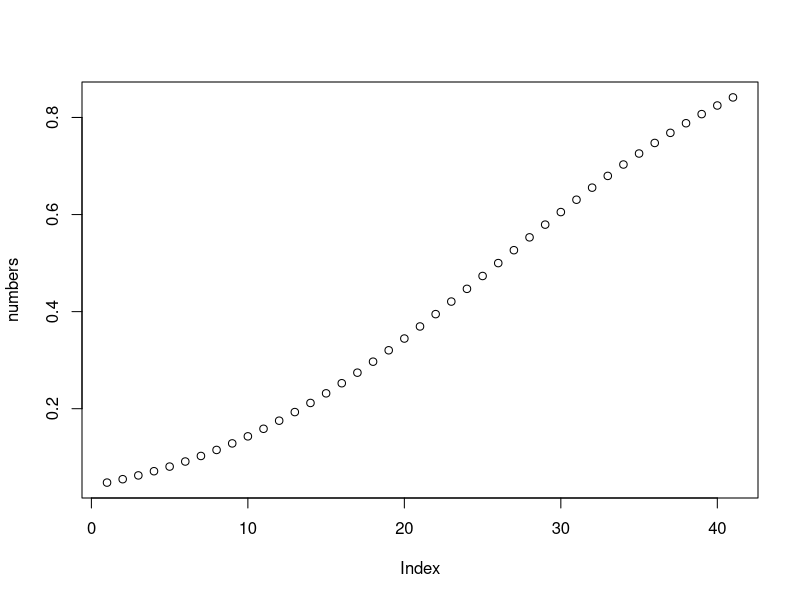
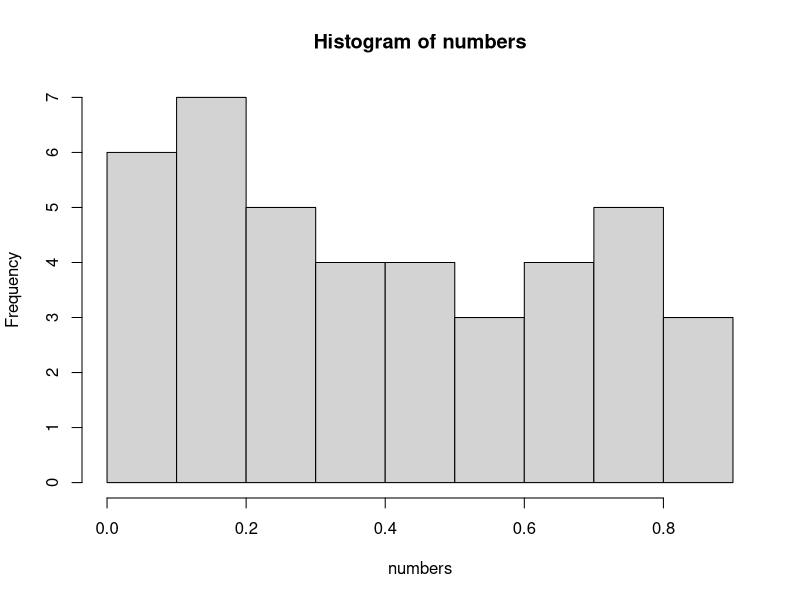
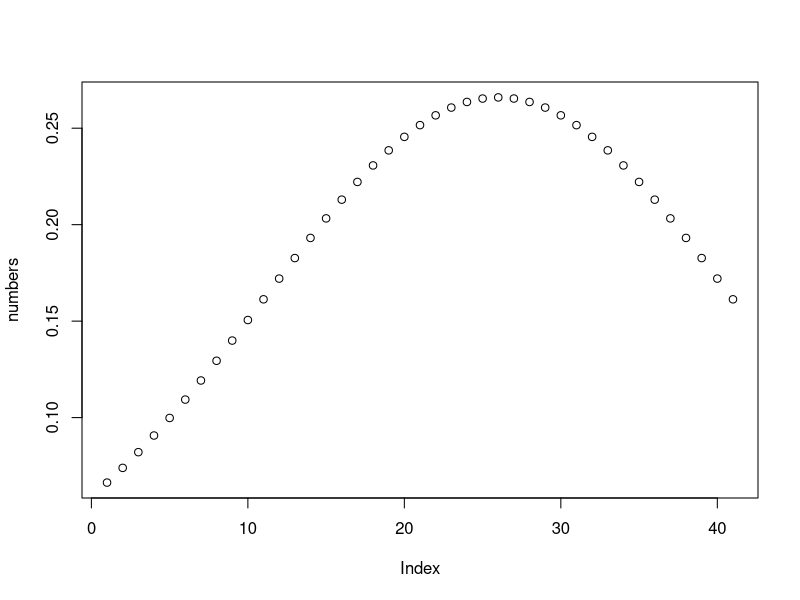
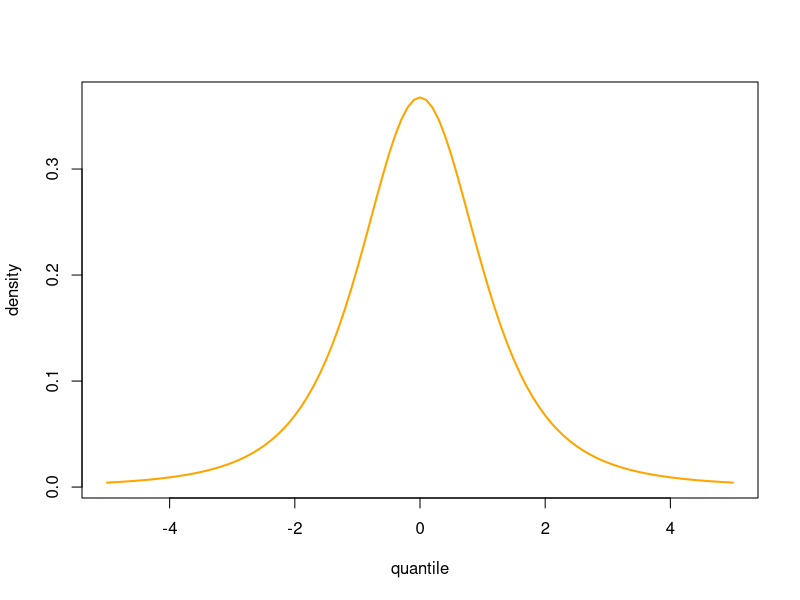
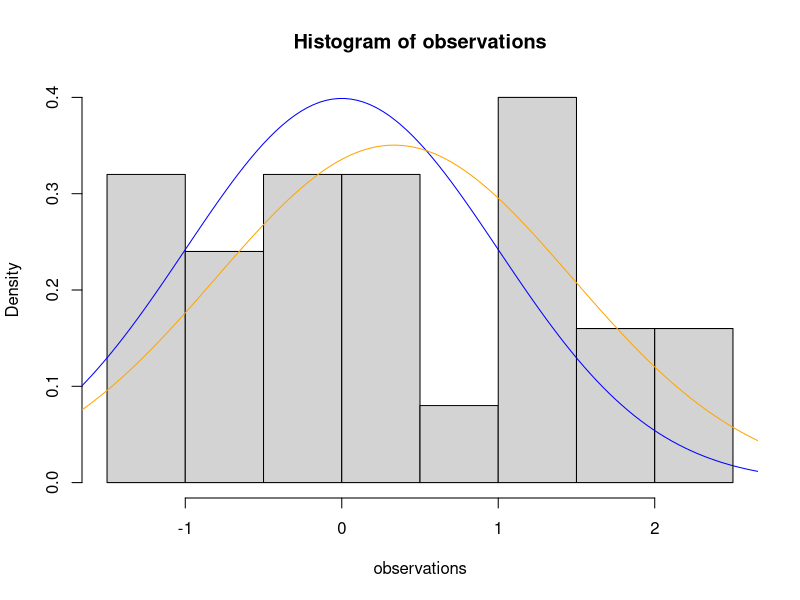
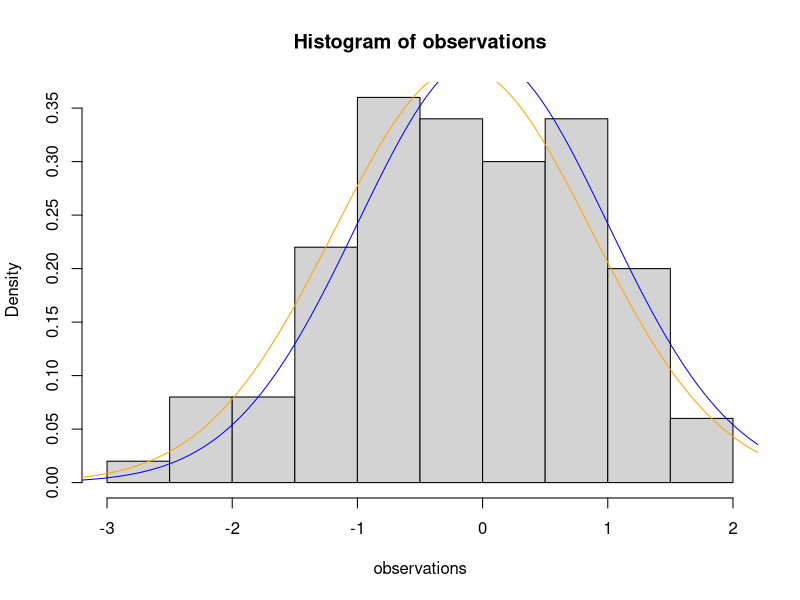
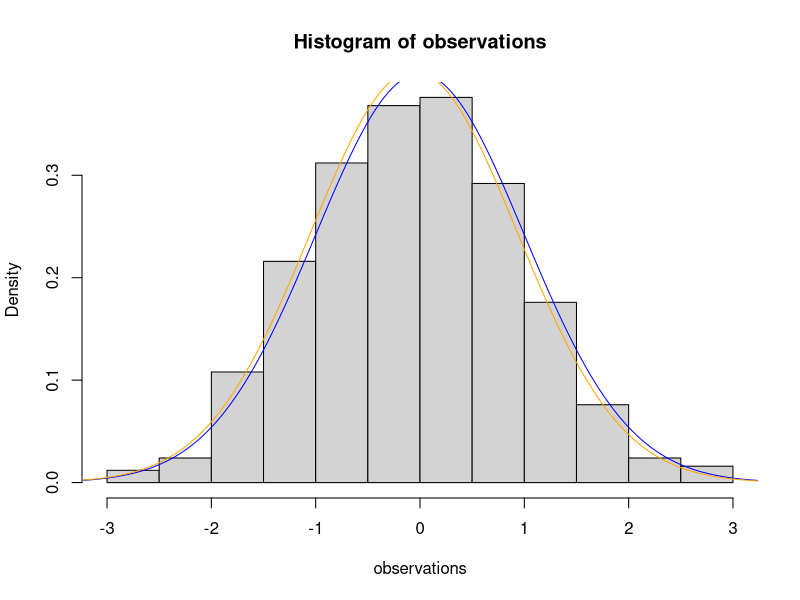

R code for these plots, in order:
#H4: Oefeningen
#https://meredithfranklin.github.io/R-Probability-Distributions.html

#-----Oefening 4.1-----
#Een onderzoeker wil zo correct mogelijk de consumptiegewoontes van de inwo- 
#ners van 18 jaar en ouder in een bepaalde gemeente, met 3 woonkernen, onderzoeken. 
#Hij onderscheidt 4 leeftijdsgroepen zodat hij uiteindelijk aan 12 deelgroepen komt. 
#Hij vraagt de procentuele samenstelling van de bevolking op in de gemeente en berekent 
#daaruit hoeveel bevragingen hij per deelgroep moet uitvoeren. Dit noemen we een 
#quotasteekproef. Vragen: 
#a. Wat zijn de voor- en nadelen? 
#    Voordelen : Je garandeert een minimum aan representativiteit, elke subgroep komt aan bod.
#    Nadelen : Er is enkel een schijn van representativiteit, kan tijdsrovend en duur zijn.
  
#  b. Welke soort fouten kunnen hier gemaakt worden? 
#B. Toevallige niet-steekproeffouten
#  c. Welke andere parameters zouden kunnen gebruikt worden bij het opsplitsen in deelgroepen?
#C. Man & Vrouw opsplitsen + Gewicht van persoon

#----------------------

#-----Oefening 4.5-----
pnorm(1.33)                                           # P(Z<1.33)
#de dan of gelijk aan speelt hier geen rol want dat is zogezegd de lijn heeft een oppervlakte van 0.
1-pnorm(1.33)                                         # P(Z>1.33)          
pnorm(-1.33)                                          # P(Z< - 1.33)
1-pnorm(-1.33)                                        # P(Z> -1.33)
pnorm(0.45)                                           # P(Z<0.45)
1-pnorm(-1.05)                                        # P(Z> -1.05)
pnorm(0.65)                                           # P(Z<0.65)
pnorm(1.2)-pnorm(-0.45)                               # P(-0.45 < Z < 1.20)
pnorm(-0.10)-pnorm(-1.35)                             # P(-1.35 < Z < 0.10)
pnorm(-0.90)-pnorm(-2.10)                             # P(-2.10 < Z < 0.90)
#----------------------

#-----Oefening 4.6-----
#Bepaal de dichtheid en de cumulatieve waarschijnlijkheidscurve voor een normale 
#verdeling met een gemiddelde m van 2,5 en s=1.5.
#Bepaal de oppervlakte voor het gebied onder de dichtheidscurve tussen x=0.5 en x=4.
#Controleer uw antwoord door de berekening te doen.

pnorm(4, 2.5,1.5)-pnorm(0.5, 2.5, 1.5)

#grafische voorstelling
#grafisch want de curve is gevraagd
x <- seq(from = 0 , to = 4, by = 0.1)
x
numbers <- pnorm(x, mean = 2.5, sd = 1.5)
numbers
plot(numbers)
hist(numbers)
numbers <- dnorm(x, mean = 2.5, sd = 1.5)
plot(numbers)
#----------------------

#-----Oefening 4.7-----
? pt()
x <- 1000
pt(x,3)


#plot normal distribution
x <- seq(-4,4,0.01)
# Plot Normal Distribution
curve(dt(x, 3), from = -5, to = 5, col = "orange", 
      xlab = "quantile", ylab = "density", lwd = 2)
#----------------------

#-----Oefening 4.8-----
#met een n=25
# eigenschappen verdeling
m <- 0
s <- 1

# theoretische dichtheidscurve
x <- seq(from = m-4*s, 
         to = m+4*s, 
         length.out = 200)
#bereken de dichtheidsfunctie
y <- dnorm(x,m,s)

# observaties
observations <- rnorm(25,m,s)

m_o <- mean(observations)	# steekproefgemiddelde
s_o <- sd(observations)	# steekproef stdev
y_o <- dnorm(x, mean = m_o, sd = s_o)	# gemeten dichtheidscurve

# plot
hist(observations, freq = FALSE, probability = TRUE) # historgram
lines(x,y, col = 'blue') # theoretisch
lines(x, y_o, col = 'orange') # schatting (uit steekproef)

#met een n=100
# eigenschappen verdeling
m <- 0
s <- 1

# theoretische dichtheidscurve
x <- seq(from = m-4*s, 
         to = m+4*s, 
         length.out = 200)
#bereken de dichtheidsfunctie
y <- dnorm(x,m,s)

# observaties
observations <- rnorm(100,m,s)

m_o <- mean(observations)	# steekproefgemiddelde
s_o <- sd(observations)	# steekproef stdev
y_o <- dnorm(x, mean = m_o, sd = s_o)	# gemeten dichtheidscurve

# plot
hist(observations, freq = FALSE) # historgram
lines(x,y, col = 'blue') # theoretisch
lines(x, y_o, col = 'orange') # schatting (uit steekproef)

#met een n=500
# eigenschappen verdeling
m <- 0
s <- 1

# theoretische dichtheidscurve
x <- seq(from = m-4*s, 
         to = m+4*s, 
         length.out = 200)
#bereken de dichtheidsfunctie
y <- dnorm(x,m,s)

# observaties
observations <- rnorm(500,m,s)

m_o <- mean(observations)	# steekproefgemiddelde
s_o <- sd(observations)	# steekproef stdev
y_o <- dnorm(x, mean = m_o, sd = s_o)	# gemeten dichtheidscurve

# plot
hist(observations, freq = FALSE) # historgram
lines(x,y, col = 'blue') # theoretisch
lines(x, y_o, col = 'orange') # schatting (uit steekproef)
#----------------------


#-----Oefening 4.9-----
#In de Hogeschool zijn er twee klassen voor het vak onderzoekstechnieken.
#Destudenten werden willekeurig over de klassen verdeeld, zodat we mogen veronderstellen dat deene klas niet slimmer is dan de andere.
#In de A-klas geeft mevr. X les, in de B-klas geeft mr. Yles.
#X is nogal streng en op het einde van het schooljaar behaalt haar klas een gemiddelde van54 op 100 met een standaardafwijking van 11.
#Y is iets losser en stimuleert de leerlingen al gauw met een puntje meer.
#Op het einde van hetschooljaar behaalt zijn klas een gemiddelde van 62 op 100 en een standaardafwijking van 7.

#Wouter zit in de A-klas en heeft 63/100voor wiskunde.
#Stijn zit in de B-klas en behaalt 67/100.
#Wie heeft volgens jou het beste gescoord?

#je moet de Z-Scores berekenen
zx<-(0.63-0.54)/11
zy<-(0.67-0.62)/7
#Wouter dus. (zx)
#Of met de pnorm kan je tot dezelfde conclusie komen
#4.9
#Les 28/03/2018
pnorm(0.63, 0.54, 0.11)
pnorm(0.67, 0.62, 0.07)
#----------------------


#-----Oefening 4.13-----

#gegevens
c <- c(11.5 ,16.5 ,11, 17.3, 10.8, 5.6, 13.1, 11.5, 14.2, 12.9, 8.7, 9.2, 15, 14.4, 10, 10.3, 18.3, 12.9, 14.2, 8.7)
#tussenberekening
b <- mean(c)
l <-length(c)

#a
a <- 2.45/sqrt(length(c))

#b

error <- qt(0.92 + 0.04, df=l-1)*2.45/sqrt(length(c))
#Kleine steekproef = volgens student qt verdeling

links <- b - error
rechts <- b + error

#prints
links
rechts


#c 
#p(M < 12.5) = pnorm(12.15,mean=12.305, sd(2.45)/sqrt(20))
pnorm(12.5, b, a)

#Juiste antwoorden
#a) 0.5478...
#b) [11,2918; 13,3182]
#c) P(M<12,5) =+- 63,71%  
#-----------------------

#-----Oefening 4.16-----

#n = steekproefgroote
#k = aantal successen
#verwachte resultaten
# n= 44640

n <- 60 *24 * 31
k <- n - 1
p <- k/n
q <- 1-p

# nog niet volledig
#nog berekenen
# p(Pniet < 0.99999)
# linkerstaartkans berekenen 
#-----------------------